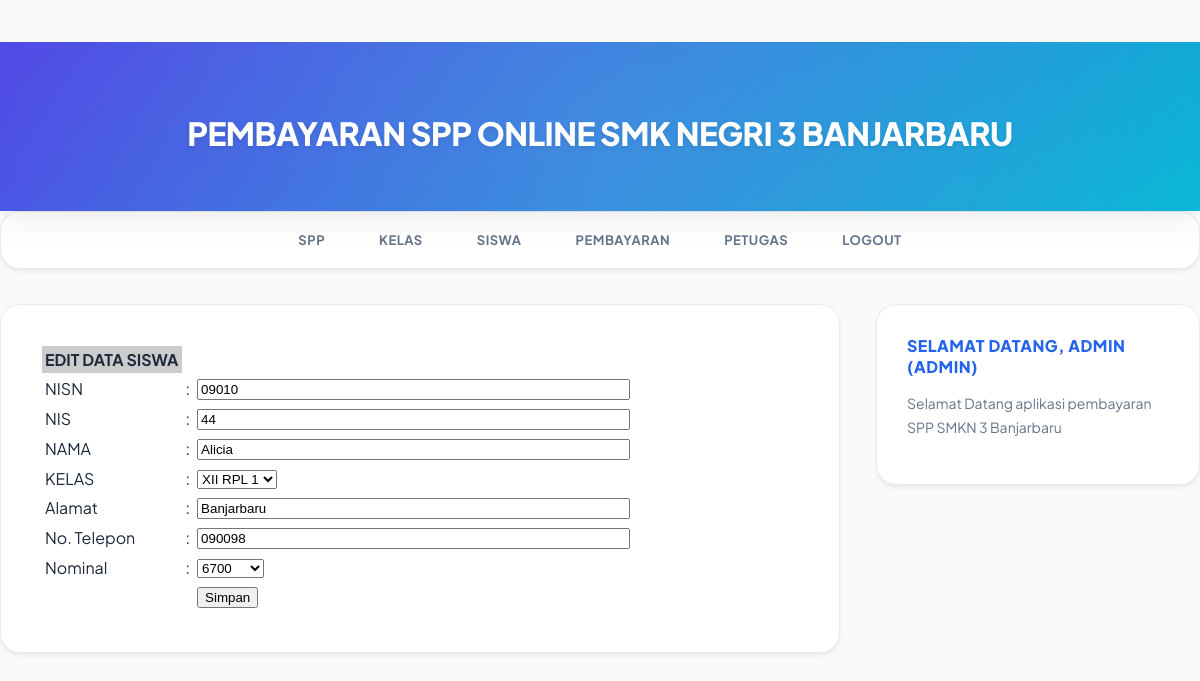
The page /admin/halaman_admin.php?open=edit_siswa&nisn=09010 (signed in) on the database its author committed.
### tables this page shows
CREATE TABLE `siswa` (
  `nisn` varchar(10) NOT NULL,
  `nis` varchar(8) NOT NULL,
  `nama` varchar(35) NOT NULL,
  `id_kelas` varchar(11) NOT NULL,
  `alamat` text NOT NULL,
  `no_telp` varchar(15) NOT NULL,
  `id_spp` varchar(5) NOT NULL
);

### admin/edit_siswa.php (the view, shortened to what this page needs)
<?php
include_once "../src/koneksi.php";
$nisn = $_GET['nisn'];
$sql = mysqli_query($koneksi, "SELECT * FROM siswa WHERE nisn='$nisn'");
$data = mysqli_fetch_array($sql);
?>
<form action="?open=edit_siswa&nisn=<?php echo $nisn; ?>" method="post" name="form1" target="_self">
    <table cellspacing="1" cellpadding="3">
        <tr>
            <td bgcolor="#CCCCCC"><strong>EDIT DATA SISWA</strong></td>
        </tr>
        <tr>
            <td>NISN</td>
            <td>:</td>
            <td><input name="nisn" type="text" size="10" maxlength="10" value="<?php echo $data['nisn']; ?>" readonly="true" style="width: 100%;"></td>
        </tr>
        <tr>
            <td>NIS</td>
            <td>:</td>
            <td><input name="nis" type="text" size="20" maxlength="8" value="<?php echo $data['nis']; ?>" style="width: 100%;"></td>
        </tr>
        <tr>
            <td>NAMA</td>
            <td>:</td>
            <td><input name="nama" type="text" size="50" maxlength="35" value="<?php echo $data['nama']; ?>" style="width: 100%;"></td>
        </tr>
        <tr>
            <td>KELAS</td>
            <td>:</td>
            <td>
                <select name="id_kelas">
                    <?php
                    $tampilkanKelas = mysqli_query($koneksi, "SELECT * FROM kelas");
                    while($bacaData = mysqli_fetch_array($tampilkanKelas)){
                        if($bacaData['id_kelas']==$data['id_kelas']){
                            $cek = "selected";
                        }else{
                            $cek = "";
                        }
                        echo "<option value='$bacaData[id_kelas]' $cek> $bacaData[nama_kelas]</option>";
                    }
                    ?>
                </select>
            </td>
        </tr>
        <tr>
            <td>Alamat</td>
            <td>:</td>
            <td><input name="alamat" type="text" size="50" maxlength="50" value="<?php echo $data['alamat']; ?>" style="width: 100%;"></td>
        </tr>
        <tr>
            <td>No. Telepon</td>
            <td>:</td>
            <td><input name="no_telp" type="text" size="50" maxlength="15" value="<?php echo $data['no_telp']; ?>" style="width: 100%;"></td>
        </tr>
        <tr>
            <td>Nominal</td>
            <td>:</td>
            <td>
                <select name="id_spp">
                    <?php
                    $tampilkanSPP = mysqli_query($koneksi, "SELECT * FROM spp");
                    while($bacaData = mysqli_fetch_array($tampilkanSPP)){
                        if($bacaData['id_spp']==$data['id_spp']){
                            $cek = "selected";
                        }else{
                            $cek = "";
                        }
                        echo "<option value='$bacaData[id_spp]' $cek> $bacaData[nominal]</option>";
                    }
                    ?>
                </select>
            </td>
        </tr>
        <tr>
            <td>&nbsp;</td>
            <td>&nbsp;</td>
            <td><input name="btnSimpan" type="submit" value="Simpan"></td>
        </tr>
    </table>
</form>

### src/style.css (style rules this page uses)
body { background: #f8fafc; margin: 0; font-family: 'Plus Jakarta Sans', sans-serif; color: #1e293b; min-height: 100vh; display: flex; flex-direction: column; }

### rows shown on the page
siswa: nisn "09010", nis "44", nama "Alicia", alamat "Banjarbaru", no_telp "090098"

### other values the page prints
$_SESSION['level'] "ADMIN"
$_SESSION['username'] "ADMIN"
form field id_kelas "XII RPL 1"
form field id_spp "6700"
